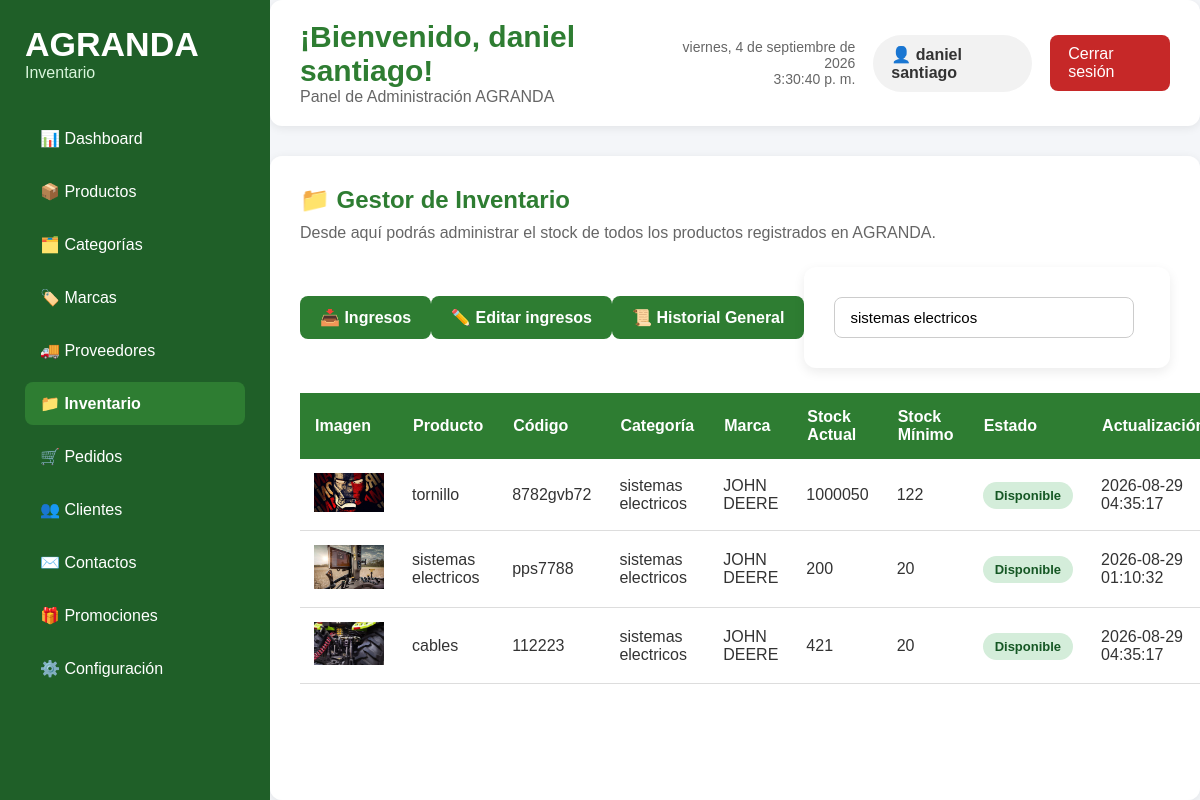
Page /admin/inventario/inventario.php?busqueda=sistemas electricos (signed in) on the committed database.
### tables this page shows
CREATE TABLE `inventario` (
  `id_inventario` int(11) NOT NULL,
  `id_producto` int(11) NOT NULL,
  `stock_actual` int(11) NOT NULL DEFAULT 0,
  `stock_minimo` int(11) NOT NULL DEFAULT 0,
  `fecha_actualizacion` timestamp NOT NULL DEFAULT current_timestamp() ON UPDATE current_timestamp()
);

CREATE TABLE `imagenes_producto` (
  `id_imagen` int(11) NOT NULL,
  `id_producto` int(11) NOT NULL,
  `ruta_imagen` varchar(255) NOT NULL,
  `principal` tinyint(1) DEFAULT 0,
  `orden` int(11) DEFAULT 1,
  `fecha_subida` timestamp NOT NULL DEFAULT current_timestamp(),
  `estado` tinyint(1) DEFAULT 1
);

CREATE TABLE `productos` (
  `id_producto` int(11) NOT NULL,
  `id_categoria` int(11) NOT NULL,
  `id_marca` int(11) DEFAULT NULL,
  `nombre` varchar(150) NOT NULL,
  `descripcion` text DEFAULT NULL,
  `codigo_producto` varchar(50) NOT NULL,
  `precio` decimal(10,2) NOT NULL,
  `peso` decimal(8,2) DEFAULT NULL,
  `estado` tinyint(1) DEFAULT 1,
  `destacado` tinyint(1) DEFAULT 0,
  `fecha_creacion` timestamp NOT NULL DEFAULT current_timestamp(),
  `fecha_actualizacion` timestamp NOT NULL DEFAULT current_timestamp() ON UPDATE current_timestamp()
);

CREATE TABLE `categorias` (
  `id_categoria` int(11) NOT NULL,
  `nombre` varchar(200) NOT NULL,
  `descripcion` text DEFAULT NULL,
  `imagen` varchar(255) DEFAULT NULL,
  `estado` tinyint(1) DEFAULT 1,
  `fecha_creacion` timestamp NOT NULL DEFAULT current_timestamp()
);

CREATE TABLE `marcas` (
  `id_marca` int(11) NOT NULL,
  `nombre` varchar(100) NOT NULL,
  `descripcion` text DEFAULT NULL,
  `estado` tinyint(1) DEFAULT 1,
  `fecha_creacion` timestamp NOT NULL DEFAULT current_timestamp()
);

### admin/inventario/inventario.php (the view, shortened to what this page needs)
<?php
require_once("../../config/conexion.php");
$busqueda = $_GET["busqueda"] ?? "";
$sql = "SELECT
            i.id_inventario,
            i.id_producto,
            i.stock_actual,
            i.stock_minimo,
            i.fecha_actualizacion,
            p.nombre,
            p.codigo_producto,
            c.nombre AS categoria,
            m.nombre AS marca,
            img.ruta_imagen
        FROM inventario i
        INNER JOIN productos p
        ON i.id_producto = p.id_producto
        INNER JOIN categorias c
        ON p.id_categoria = c.id_categoria
        LEFT JOIN marcas m
        ON p.id_marca = m.id_marca
        LEFT JOIN imagenes_producto img
        ON p.id_producto = img.id_producto
        AND img.principal = 1";
if (!empty($busqueda)) {
    $sql .= " WHERE
                p.nombre LIKE ?
                OR p.codigo_producto LIKE ?
                OR c.nombre LIKE ?
                OR m.nombre LIKE ?";
}
$sql .= " ORDER BY i.id_inventario DESC";
$stmt = $conexion->prepare($sql);
if (!empty($busqueda)) {
    $buscar = "%".$busqueda."%";
    $stmt->bind_param(
        "ssss",
        $buscar,
        $buscar,
        $buscar,
        $buscar
    );
}
$stmt->execute();
$resultado = $stmt->get_result();
?>
<!DOCTYPE html>
<html lang="es">
<head>
    <link rel="stylesheet" href="inventario.css">
</head>
<body>
<div class="contenedor-dashboard">
    <aside class="menu-lateral">
        <div class="logo-panel">
            <h1>AGRANDA</h1>
            <p>Inventario</p>
        </div>
        <nav>
            <ul>
                <li><a href="../dashboard/dashboard.php">📊 Dashboard</a></li>
                <li><a href="../productos/productos.php">📦 Productos</a></li>
                <li><a href="../categorias/categorias.php">🗂️ Categorías</a></li>
                <li><a href="../marcas/marcas.php">🏷️ Marcas</a></li>
                <li><a href="../proveedores/proveedores.php">🚚 Proveedores</a></li>
                <li><a href="inventario.php" class="activo">📁 Inventario</a></li>
                <li><a href="../pedidos/pedidos.php">🛒 Pedidos</a></li>
                <li><a href="../clientes/clientes.php">👥 Clientes</a></li>
                <li><a href="../contactos/contactos.php">✉️ Contactos</a></li>
                <li><a href="../promociones/promociones.php">🎁 Promociones</a></li>
                <li><a href="../configuracion/configuracion.php">⚙️ Configuración</a></li>
            </ul>
        </nav>
    </aside>
    <main class="contenido">
        <header class="encabezado">
            <div class="titulo-panel">
                <h2>¡Bienvenido, <?php echo $_SESSION["nombre"]; ?>!</h2>
                <p>Panel de Administración AGRANDA</p>
            </div>
            <div class="panel-usuario">
                <div class="fecha-hora">
                    <span id="fecha"></span><br>
                    <span id="hora"></span>
                </div>
                <div class="usuario">
                    👤 <?php echo $_SESSION["nombre"]; ?>
                </div>
                <a href="../cerrar_sesion.php" class="btn-salir">
                    Cerrar sesión
                </a>
            </div>
        </header>
        <section class="resumen">
            <h2>📁 Gestor de Inventario</h2>
            <p>
                Desde aquí podrás administrar el stock de todos los productos registrados en AGRANDA.
            </p>
            <div class="barra-productos">
                <a href="ingresos_de_inventario.php" class="btn-nuevo">
                    📥 Ingresos
                </a>
                <a href="lista_ingresos.php" class="btn-secundario">
                    ✏️ Editar ingresos
                </a>
                <a href="historial_inventario.php" class="btn-secundario">
                    📜 Historial General
                </a>
                <form method="GET">
                    <input
                        type="search"
                        name="busqueda"
                        class="buscar-producto"
                        placeholder="Buscar producto..."
                        value="<?php echo htmlspecialchars($busqueda); ?>">
                </form>
            </div>
            <table class="tabla-productos">
                <thead>
                    <tr>
                        <th>Imagen</th>
                        <th>Producto</th>
                        <th>Código</th>
                        <th>Categoría</th>
                        <th>Marca</th>
                        <th>Stock Actual</th>
                        <th>Stock Mínimo</th>
                        <th>Estado</th>
                        <th>Actualización</th>
                    </tr>
                </thead>
                <tbody>
                    <?php while($inventario = $resultado->fetch_assoc()){ ?>
                        <?php
                        $stock_actual = (int)$inventario["stock_actual"];
                        $stock_minimo = (int)$inventario["stock_minimo"];
                        if($stock_actual <= 0){
                            $estado = "Agotado";
                            $clase = "stock-agotado";
                        }elseif($stock_actual <= $stock_minimo){
                            $estado = "Stock bajo";
                            $clase = "stock-bajo";
                        }else{
                            $estado = "Disponible";
                            $clase = "stock-disponible";
                        }
                        ?>
                        <tr>
                            <td>
                                <?php if(!empty($inventario["ruta_imagen"])){ ?>
                                    <img
                                        src="../../<?php echo htmlspecialchars($inventario["ruta_imagen"], ENT_QUOTES, 'UTF-8'); ?>"
                                        alt="Producto"
                                        width="70">
                                <?php }else{ ?>
                                    Sin imagen
                                <?php } ?>
                            </td>
                            <td>
                                <?php echo htmlspecialchars($inventario["nombre"], ENT_QUOTES, 'UTF-8'); ?>
                            </td>
                            <td>
                                <?php echo htmlspecialchars($inventario["codigo_producto"], ENT_QUOTES, 'UTF-8'); ?>
                            </td>
                            <td>
                                <?php echo htmlspecialchars($inventario["categoria"], ENT_QUOTES, 'UTF-8'); ?>
                            </td>
                            <td>
                                <?php echo htmlspecialchars($inventario["marca"] ?? "Sin marca", ENT_QUOTES, 'UTF-8'); ?>
                            </td>
                            <td>
                                <?php echo $stock_actual; ?>
                            </td>
                            <td>
                                <?php echo $stock_minimo; ?>
                            </td>
                            <td>
                                <span class="<?php echo htmlspecialchars($clase, ENT_QUOTES, 'UTF-8'); ?>">
                                    <?php echo htmlspecialchars($estado, ENT_QUOTES, 'UTF-8'); ?>
                                </span>
                            </td>
                            <td>
                                <?php echo htmlspecialchars($inventario["fecha_actualizacion"], ENT_QUOTES, 'UTF-8'); ?>
                            </td>
                        </tr>
                    <?php } ?>
                    </tbody>
            </table>
        </section>
    </main>
</div>
</body>
</html>

### admin/inventario/inventario.css (style rules this page uses)
* { margin:0; padding:0; box-sizing:border-box; font-family:Arial, Helvetica, sans-serif; }
body { background:#f4f6f9; color:#333; height: 100vh; overflow: hidden; }
.contenedor-dashboard { display:flex; height:100vh; }
.menu-lateral { width:270px; background:#1f5f28; color:white; padding:25px; height: 100vh; position: sticky; top: 0; overflow-y: auto; flex-shrink: 0; }
.logo-panel { margin-bottom:35px; }
.logo-panel h1 { font-size:34px; }
.logo-panel p { color:#d9f5dc; }
.menu-lateral ul { list-style:none; }
.menu-lateral li { margin:10px 0; }
.menu-lateral a { color:white; text-decoration:none; display:block; padding:12px 15px; border-radius:8px; transition:.3s; }
.menu-lateral a.activo { background:#2e7d32; font-weight:bold; }
.contenido { flex:1; display: flex; flex-direction: column; height: 100vh; overflow: hidden; }
.encabezado { display:flex; justify-content:space-between; align-items:center; background:white; padding:20px 30px; border-radius:12px; box-shadow:0 2px 10px rgba(0,0,0,.08); margin-bottom:30px; position: sticky; top: 0; z-index: 100; flex-shrink: 0; }
.titulo-panel h2 { color:#2e7d32; font-size:30px; }
.titulo-panel p { color:#666; }
.panel-usuario { display:flex; align-items:center; gap:18px; }
.fecha-hora { text-align:right; color:#666; font-size:14px; }
.usuario { background:#f2f2f2; padding:10px 18px; border-radius:30px; font-weight:bold; }
.btn-salir { background:#c62828; color:white; padding:10px 18px; text-decoration:none; border-radius:8px; }
.resumen { background:white; padding:30px; border-radius:12px; box-shadow:0 2px 10px rgba(0,0,0,.08); overflow-y:auto; flex:1; }
.resumen h2 { color:#2e7d32; margin-bottom:10px; }
.resumen p { color:#666; margin-bottom:25px; }
.barra-productos { display:flex; justify-content:space-between; align-items:center; margin-bottom:25px; }
.btn-nuevo { background:#2e7d32; color:white; border:none; padding:12px 20px; border-radius:8px }
form { background:#fff; padding:30px; border-radius:12px; box-shadow:0 4px 12px rgba(0,0,0,.08); max-width:800px; }
form input, form textarea, form select { width:100%; padding:10px; border:1px solid #ccc; border-radius:8px; font-size:15px; }
.btn-nuevo { display:inline-block; background:#2e7d32; color:#fff; text-decoration:none; padding:12px 20px; border-radius:8px; font-weight:bold; transition:.3s; }
.btn-secundario { display:inline-block; background:#2e7d32; color:#fff; text-decoration:none; padding:12px 20px; border-radius:8px; font-weight:bold; transition:.3s; }
.buscar-producto { width:300px; padding:11px 15px; border:1px solid #ccc; border-radius:8px; font-size:15px; }
.tabla-productos { width:100%; border-collapse:collapse; margin-top:20px; }
.tabla-productos thead { background:#2e7d32; color:white; }
.tabla-productos th { padding:15px; text-align:left; }
.tabla-productos td { padding:14px; border-bottom:1px solid #ddd; }
form { overflow-y: auto; flex: 1; }
.stock-disponible { background:#d4edda; color:#155724; padding:6px 12px; border-radius:20px; font-size:13px; font-weight:bold; }

### rows in the picture
inventario: imagenes_producto.ruta_imagen (picture), id_producto.nombre "tornillo", id_producto.codigo_producto "8782gvb72", categorias.nombre "sistemas electricos", marcas.nombre "JOHN DEERE", stock_actual "1000050", stock_minimo "122", estado "Disponible", fecha_actualizacion "2026-08-29 04:35:17"
inventario: imagenes_producto.ruta_imagen (picture), id_producto.nombre "sistemas electricos", id_producto.codigo_producto "pps7788", categorias.nombre "sistemas electricos", marcas.nombre "JOHN DEERE", stock_actual "200", stock_minimo "20", estado "Disponible", fecha_actualizacion "2026-08-29 01:10:32"
inventario: imagenes_producto.ruta_imagen (picture), id_producto.nombre "cables", id_producto.codigo_producto "112223", categorias.nombre "sistemas electricos", marcas.nombre "JOHN DEERE", stock_actual "421", stock_minimo "20", estado "Disponible", fecha_actualizacion "2026-08-29 04:35:17"

### other values in the picture
$_SESSION["nombre"] "daniel santiago"
